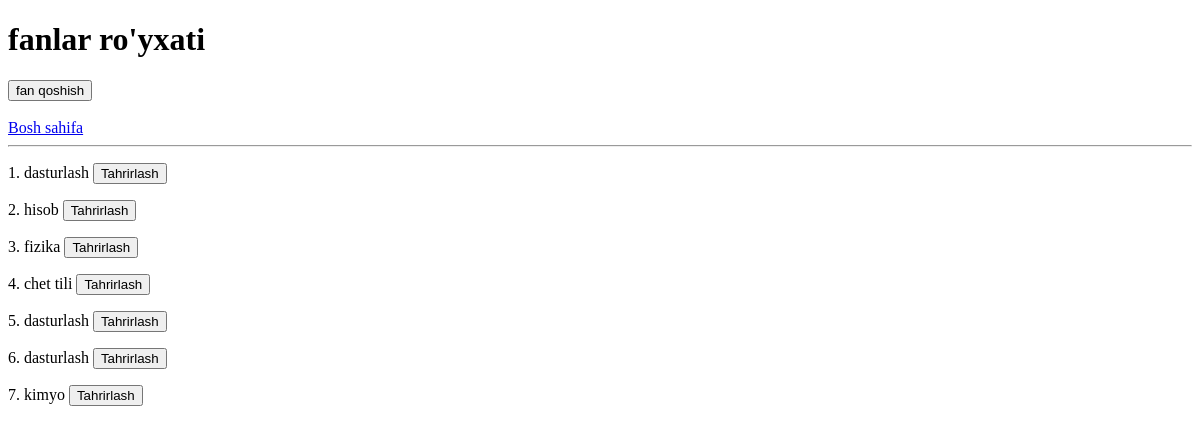
/fanlar/, run on an earlier commit of the app's database.
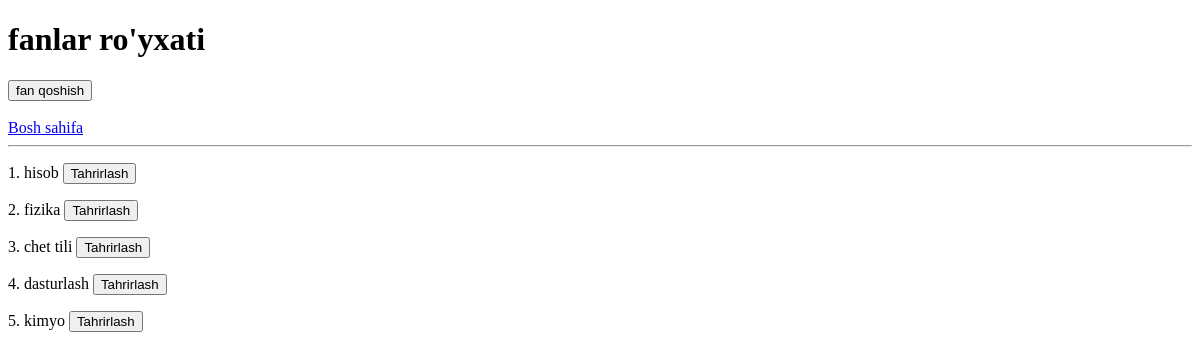
And on a later commit of the database.
### mainapp/models.py (models this page shows, shortened)
class Fan(models.Model):
    nom = models.CharField(max_length=100)
    yonalish = models.ForeignKey(Yonalish, on_delete=SET_NULL, null=True, blank=True)
    asosiy = models.BooleanField()

### mainapp/views.py (the view)
# urls.py: path('fanlar/', fanlar_view),
def fanlar_view(request):
    fanlar = Fan.objects.all()
    context = {
        'fanlar': fanlar,
    }
    return render(request, 'fanlar.html', context)

### templates/fanlar.html (shortened to what this page needs)
<!DOCTYPE html>
<html lang="en">
<head>
</head>
<body>
    <h1>fanlar ro'yxati</h1>
    <a href="/fan_qoshish"><button>fan qoshish</button></a>
    <br><br>
    <a href="/">Bosh sahifa</a>
    <hr>
    {% for fan in fanlar %}
        <p>{{ forloop.counter }}.
            {{ fan.nom }}
            <a href="/fanlar/{{ fan.id }}/tahrirlash/">
                <button>Tahrirlash</button>
            </a>
        </p>
    {% endfor %}
</body>
</html>

What changed in the data, as far as the page shows it:
removed Fan: nom "dasturlash"
removed Fan: nom "dasturlash"
